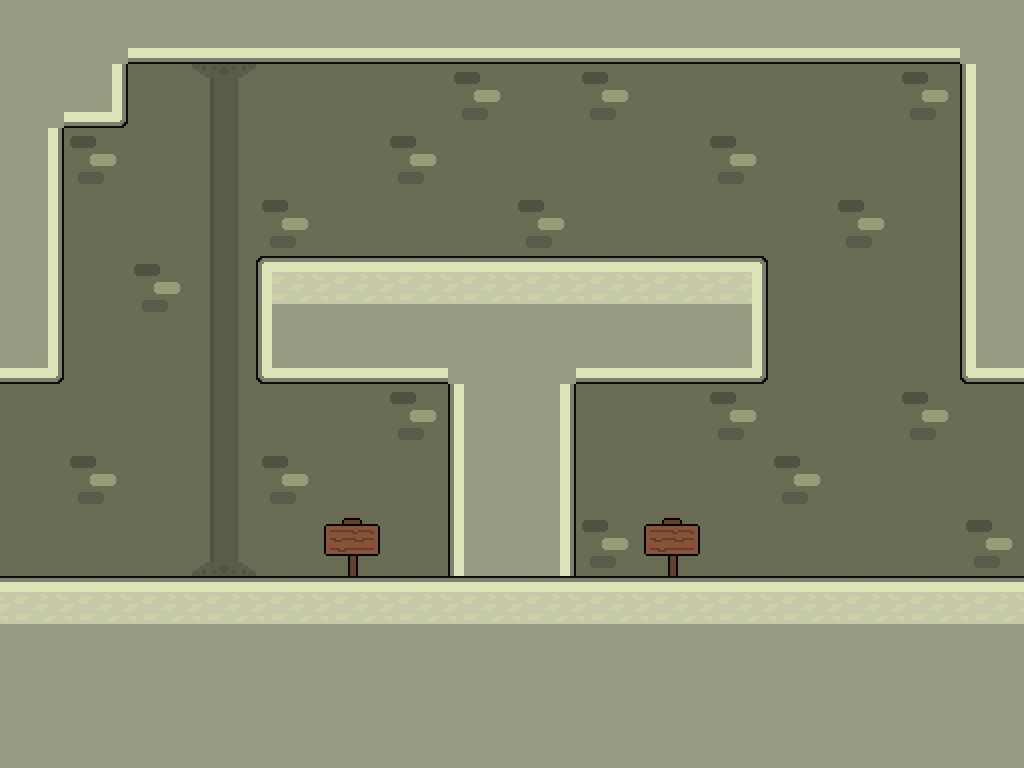

A 2D game scene composited from a Tiled map and its tileset images. What follows is a short description and the map's XML, with every tile layer's data as written:
An orthogonal 16x12 tile map with 64x64 px tiles, 4 tile layers (BG, Secondary BG, Tertiary BG, Tiles), 3 tilesets and 26 objects (9x Floor, 6x Coin, 4x Camera, 2x Sign, 2x Door, ...).

<map version="1.2" tiledversion="1.2.0" orientation="orthogonal" renderorder="right-down" width="16" height="12" tilewidth="64" tileheight="64" infinite="0" nextlayerid="9" nextobjectid="37">
 <tileset firstgid="1" source="L1 Acc.tsx" />
 <tileset firstgid="17" source="First level tiles.tsx" />
 <tileset firstgid="33" source="signpost tile.tsx" />
 <layer id="3" name="BG" width="16" height="12">
  <data encoding="csv">
2,2,2,2,2,2,2,2,2,2,2,2,2,2,2,2,
2,2,2,2,2,2,2,2,2,2,2,2,2,2,2,2,
2,2,2,2,2,2,2,2,2,2,2,2,2,2,2,2,
2,2,2,2,2,2,2,2,2,2,2,2,2,2,2,2,
2,2,2,2,2,2,2,2,2,2,2,2,2,2,2,2,
2,2,2,2,2,2,2,2,2,2,2,2,2,2,2,2,
2,2,2,2,2,2,2,2,2,2,2,2,2,2,2,2,
2,2,2,2,2,2,2,2,2,2,2,2,2,2,2,2,
2,2,2,2,2,2,2,2,2,2,2,2,2,2,2,2,
2,2,2,2,2,2,2,2,2,2,2,2,2,2,2,2,
2,2,2,2,2,2,2,2,2,2,2,2,2,2,2,2,
2,2,2,2,2,2,2,2,2,2,2,2,2,2,2,2
</data>
 </layer>
 <layer id="4" name="Secondary BG" width="16" height="12">
  <data encoding="csv">
0,0,0,0,0,0,0,0,0,0,0,0,0,0,0,0,
0,0,0,8,0,0,0,1,0,1,0,0,0,0,1,0,
0,1,0,4,0,0,1,0,0,0,0,1,0,0,0,0,
0,0,0,4,1,0,0,0,1,0,0,0,0,1,0,0,
0,0,1,4,0,0,0,0,0,0,0,0,0,0,0,0,
0,0,0,4,0,0,0,0,0,0,0,0,0,0,0,0,
0,0,0,4,0,0,1,0,0,0,0,1,0,0,1,0,
0,1,0,4,1,0,0,0,0,0,0,0,1,0,0,0,
0,0,0,3,0,0,0,0,0,1,0,0,0,0,0,1,
0,0,0,0,0,0,0,0,0,0,0,0,0,0,0,0,
0,0,0,0,0,0,0,0,0,0,0,0,0,0,0,0,
0,0,0,0,0,0,0,0,0,0,0,0,0,0,0,0
</data>
 </layer>
 <layer id="5" name="Tertiary BG" width="16" height="12">
  <data encoding="csv">
0,0,0,0,0,0,0,0,0,0,0,0,0,0,0,0,
0,0,0,0,0,0,0,0,0,0,0,0,0,0,0,0,
0,0,0,0,0,0,0,0,0,0,0,0,0,0,0,0,
0,0,0,0,0,0,0,0,0,0,0,0,0,0,0,0,
0,0,0,0,0,0,0,0,0,0,0,0,0,0,0,0,
0,0,0,0,0,0,0,0,0,0,0,0,0,0,0,0,
0,0,0,0,0,0,0,0,0,0,0,0,0,0,0,0,
0,0,0,0,0,0,0,0,0,0,0,0,0,0,0,0,
0,0,0,0,0,33,0,0,0,0,33,0,0,0,0,0,
0,0,0,0,0,0,0,0,0,0,0,0,0,0,0,0,
0,0,0,0,0,0,0,0,0,0,0,0,0,0,0,0,
0,0,0,0,0,0,0,0,0,0,0,0,0,0,0,0
</data>
 </layer>
 <layer id="6" name="Tiles" width="16" height="12">
  <data encoding="csv">
22,22,26,26,26,26,26,26,26,26,26,26,26,26,26,22,
22,27,0,0,0,0,0,0,0,0,0,0,0,0,0,21,
23,0,0,0,0,0,0,0,0,0,0,0,0,0,0,21,
23,0,0,0,0,0,0,0,0,0,0,0,0,0,0,21,
23,0,0,0,17,18,18,18,18,18,18,19,0,0,0,21,
27,0,0,0,25,26,26,22,22,26,26,27,0,0,0,25,
0,0,0,0,0,0,0,21,23,0,0,0,0,0,0,0,
0,0,0,0,0,0,0,21,23,0,0,0,0,0,0,0,
0,0,0,0,0,0,0,21,23,0,0,0,0,0,0,0,
18,18,18,18,18,18,18,18,18,18,18,18,18,18,18,18,
22,22,22,22,22,22,22,22,22,22,22,22,22,22,22,22,
22,22,22,22,22,22,22,22,22,22,22,22,22,22,22,22
</data>
 </layer>
 <objectgroup id="7" name="General">
  <object id="1" name="Sign" x="320" y="512" width="64" height="64">
   <properties>
    <property name="text" value="You can wall jump to get over this wall!  While in the air, move into the wall and press your jump key again." />
   </properties>
  </object>
  <object id="2" name="Coin" x="320" y="128" width="64" height="64">
   <properties>
    <property name="number" value="0" />
    <property name="value" value="3" />
   </properties>
  </object>
  <object id="3" name="Coin" x="384" y="128" width="64" height="64">
   <properties>
    <property name="number" value="1" />
    <property name="value" value="3" />
   </properties>
  </object>
  <object id="4" name="Coin" x="448" y="128" width="64" height="64">
   <properties>
    <property name="number" value="2" />
    <property name="value" value="3" />
   </properties>
  </object>
  <object id="5" name="Coin" x="512" y="128" width="64" height="64">
   <properties>
    <property name="number" value="3" />
    <property name="value" value="3" />
   </properties>
  </object>
  <object id="6" name="Coin" x="576" y="128" width="64" height="64">
   <properties>
    <property name="number" value="4" />
    <property name="value" value="3" />
   </properties>
  </object>
  <object id="7" name="Coin" x="640" y="128" width="64" height="64">
   <properties>
    <property name="number" value="5" />
    <property name="value" value="3" />
   </properties>
  </object>
  <object id="9" name="Sign" x="640" y="512" width="64" height="64">
   <properties>
    <property name="text" value="congratulations on that! remember that if you hold down the jump key for longer you will go higher" />
   </properties>
  </object>
  <object id="11" name="Door" x="1009" y="431.996" width="15" height="144">
   <properties>
    <property name="direction" value="right" />
    <property name="open" value="0" />
    <property name="openKeys" value="1" />
    <property name="openTo" value="4" />
   </properties>
  </object>
  <object id="12" name="Floor" x="0" y="0" width="1024" height="64" />
  <object id="13" name="Floor" x="0" y="64" width="64" height="320" />
  <object id="14" name="Floor" x="64" y="64" width="64" height="64" />
  <object id="15" name="Floor" x="0" y="576" width="1024" height="192" />
  <object id="16" name="Floor" x="960" y="64" width="64" height="320" />
  <object id="25" name="Floor" x="256" y="256" width="512" height="128" />
  <object id="26" name="Floor" x="448" y="384" width="128" height="192" />
  <object id="28" name="Start" x="0" y="0" width="64" height="64">
   <properties>
    <property name="direction" value="none" />
   </properties>
  </object>
  <object id="29" name="Player" x="64" y="448" width="64" height="64">
   <properties>
    <property name="direction" value="right" />
   </properties>
  </object>
  <object id="30" name="Door" x="0" y="432" width="15" height="144">
   <properties>
    <property name="direction" value="left" />
    <property name="open" value="0" />
    <property name="openKeys" value="4" />
    <property name="openTo" value="2" />
   </properties>
  </object>
  <object id="31" name="Floor" x="0" y="384" width="15" height="48">
   <properties>
    <property name="door" value="1" />
   </properties>
  </object>
  <object id="35" name="Player" x="896" y="448" width="64" height="64">
   <properties>
    <property name="direction" value="left" />
   </properties>
  </object>
  <object id="36" name="Floor" x="1009" y="384" width="15" height="48">
   <properties>
    <property name="door" value="1" />
   </properties>
  </object>
 </objectgroup>
 <objectgroup id="8" name="Camera">
  <object id="21" name="Camera" x="0" y="-64" width="1024" height="64">
   <properties>
    <property name="direction" value="1" />
   </properties>
  </object>
  <object id="22" name="Camera" x="1024" y="0" width="64" height="768">
   <properties>
    <property name="direction" value="2" />
   </properties>
  </object>
  <object id="23" name="Camera" x="0" y="768" width="1024" height="64">
   <properties>
    <property name="direction" value="3" />
   </properties>
  </object>
  <object id="24" name="Camera" x="-64" y="0" width="64" height="768">
   <properties>
    <property name="direction" value="4" />
   </properties>
  </object>
 </objectgroup>
</map>
